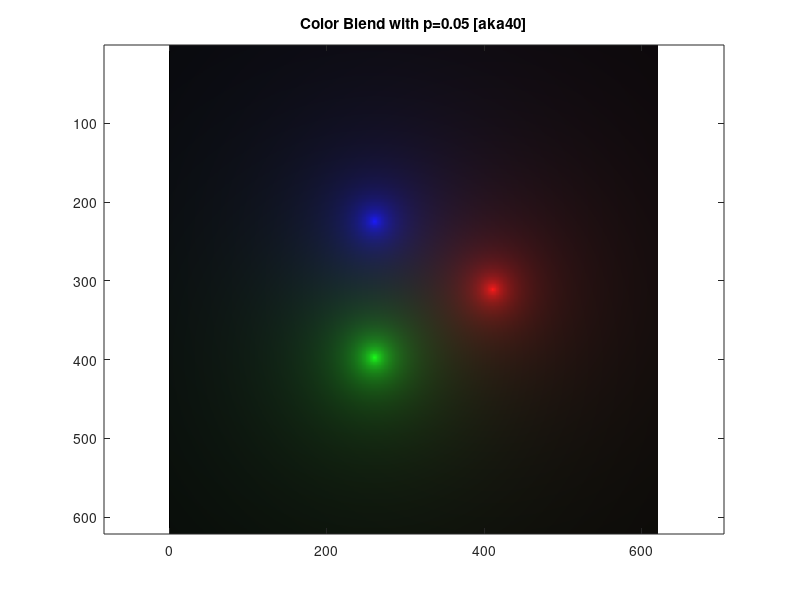
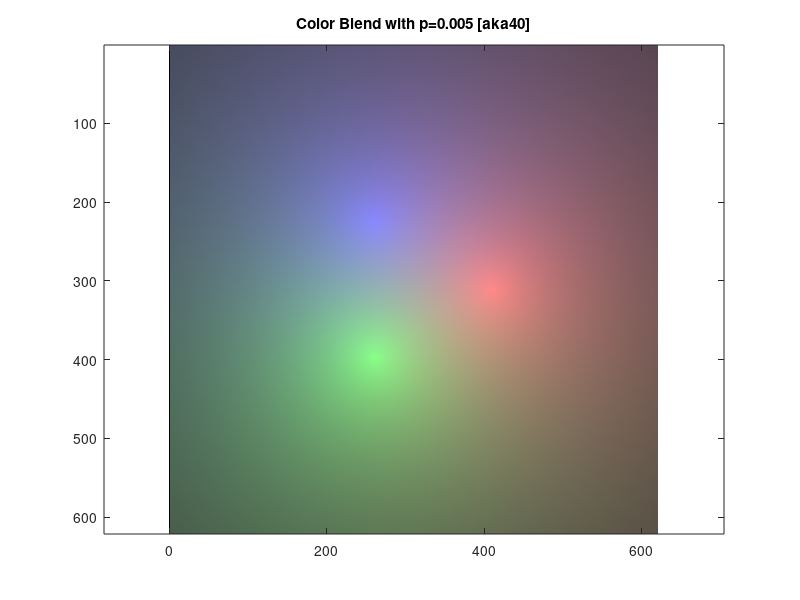

Write the MATLAB code that produced these figures, in order.
clear
rad = 100;
del = 10;
[x, y] = meshgrid((-3*rad-del):(3*rad+del));
[rows, cols] = size(x);
p=0.05;
dist = @(x, y, xc, yc) sqrt((x-xc).^2+(y-yc).^2);
venn_img = zeros(rows, cols, 3);
venn_img(:,:,1) = 1./(1+p*sqrt((x-rad.*cos(0)).^2+(y-rad.*sin(0)).^2));
venn_img(:,:,2) = 1./(1+p*sqrt((x-rad.*cos(2*pi/3)).^2+(y-rad.*sin(2*pi/3)).^2));
venn_img(:,:,3) = 1./(1+p*sqrt((x-rad.*cos(4*pi/3)).^2+(y-rad.*sin(4*pi/3)).^2));
figure(1); clf
image(venn_img)
axis equal
title("Color Blend with p=0.05 [aka40]")

print -dpng IP1_EX1_Plot1.png
p=0.005;
dist = @(x, y, xc, yc) sqrt((x-xc).^2+(y-yc).^2);
venn_img = zeros(rows, cols, 3);
venn_img(:,:,1) = 1./(1+p*sqrt((x-rad.*cos(0)).^2+(y-rad.*sin(0)).^2));
venn_img(:,:,2) = 1./(1+p*sqrt((x-rad.*cos(2*pi/3)).^2+(y-rad.*sin(2*pi/3)).^2));
venn_img(:,:,3) = 1./(1+p*sqrt((x-rad.*cos(4*pi/3)).^2+(y-rad.*sin(4*pi/3)).^2));
figure(2); clf
image(venn_img)
axis equal
title("Color Blend with p=0.005 [aka40]")

print -dpng IP1_EX1_Plot2.png

% The images show 3 circles with different colors at the center (red, green, blue). As the
% circles expand, the color fades away. The greater the p value the faster
% the color fades away.
% 